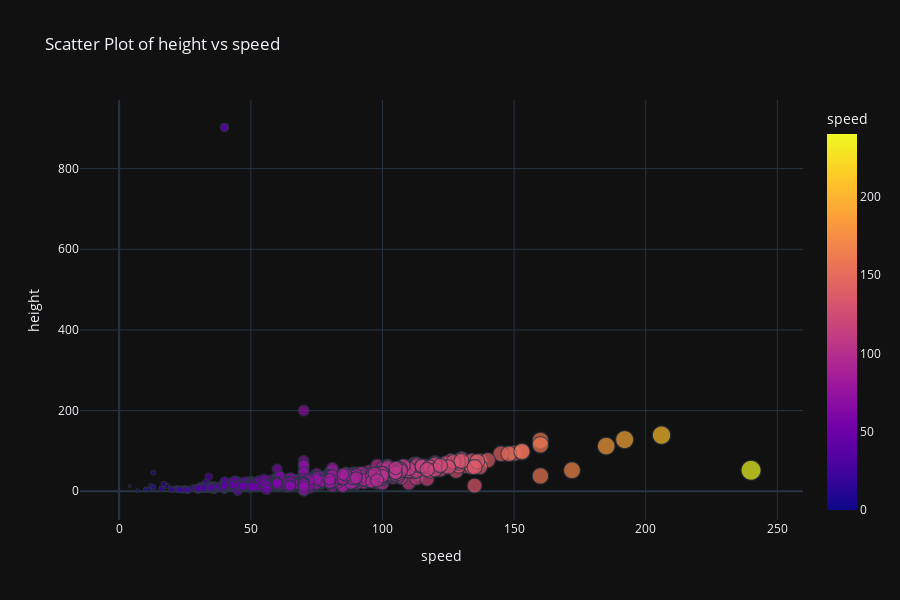
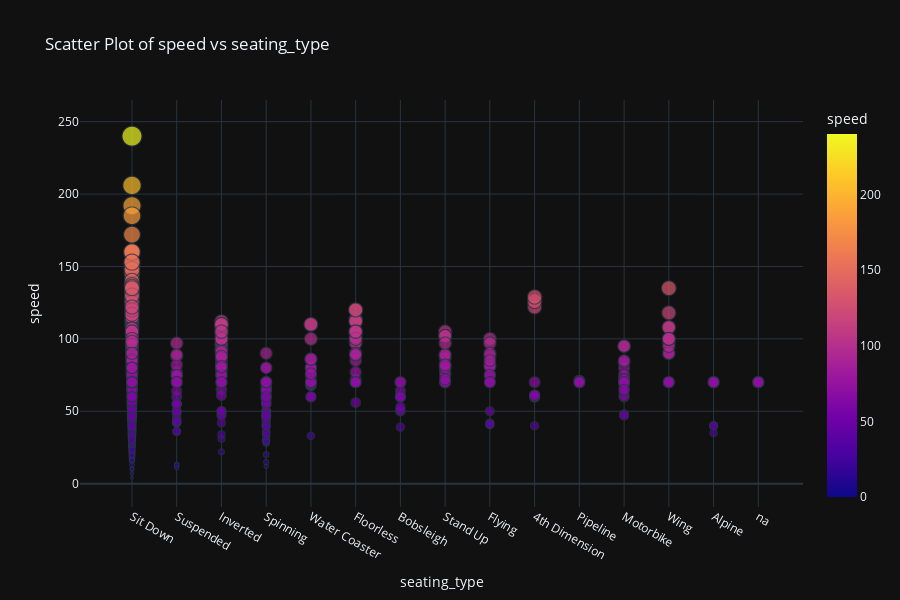

The code cell stored with these charts, in order, in its notebook:
### Markdown cell above
9. `.scatter()` is another useful function in matplotlib that you might not have seen before. `.scatter()` produces a scatter plot, which is similar to `.plot()` in that it plots points on a figure. `.scatter()`, however, does not connect the points with a line. This allows you to analyze the relationship between two variables. Find [`.scatter()`'s documentation here](https://matplotlib.org/stable/api/_as_gen/matplotlib.pyplot.scatter.html).

   Write a function that creates a scatter plot of two numeric columns of the roller coaster DataFrame. Your function should take the roller coaster DataFrame and two-column names as arguments. Make sure to include informative labels that describe your visualization.
   
   Call your function with the roller coaster DataFrame and two-column names.

### Code cell
# 9
# Create a function to plot scatter of any two columns
def scatter(df, column1, column2):
    fig = px.scatter(df,
                     x=column1,
                     y=column2,
                     title=('Scatter Plot of {} vs {}'.format(
                         column2, column1)),
                     width=900,
                     height=600,
                     color="speed",
                     color_discrete_sequence=px.colors.sequential.Plasma_r,
                     size=df['speed'],
                     hover_data=['name'], template='plotly_dark')
    fig.show()


# Create a function to plot scatter of speed vs height

# Create a scatter plot of roller coaster height by speed
scatter(rc_data, 'speed', 'height')

scatter(rc_data, 'seating_type', 'speed')

### Figure 1 — Plotly figure (JSON) as saved in the notebook; plotly's stock layout.template omitted (floating-point values rounded to 4 significant figures; data arrays with more than 128 entries replaced by an {"elided": "..."} marker saying what was removed)
{"data": [{"customdata": {"elided": "2802x1 str values"}, "hovertemplate": "speed=%{marker.color}<br>height=%{y}<br>name=%{customdata[0]}<extra></extra>", "legendgroup": "", "marker": {"color": {"elided": "2802 float values"}, "coloraxis": "coloraxis", "size": {"elided": "2802 float values"}, "sizemode": "area", "sizeref": 0.6, "symbol": "circle"}, "mode": "markers", "name": "", "showlegend": false, "type": "scattergl", "x": {"elided": "2802 float values"}, "xaxis": "x", "y": {"elided": "2802 int values"}, "yaxis": "y"}], "layout": {"coloraxis": {"colorbar": {"title": {"text": "speed"}}, "colorscale": [[0, "#0d0887"], [0.1111, "#46039f"], [0.2222, "#7201a8"], [0.3333, "#9c179e"], [0.4444, "#bd3786"], [0.5556, "#d8576b"], [0.6667, "#ed7953"], [0.7778, "#fb9f3a"], [0.8889, "#fdca26"], [1, "#f0f921"]]}, "height": 600, "legend": {"itemsizing": "constant", "tracegroupgap": 0}, "title": {"text": "Scatter Plot of height vs speed"}, "width": 900, "xaxis": {"anchor": "y", "domain": [0, 1], "title": {"text": "speed"}}, "yaxis": {"anchor": "x", "domain": [0, 1], "title": {"text": "height"}}}}

### Figure 2 — Plotly figure (JSON) as saved in the notebook; plotly's stock layout.template omitted (floating-point values rounded to 4 significant figures; data arrays with more than 128 entries replaced by an {"elided": "..."} marker saying what was removed)
{"data": [{"customdata": {"elided": "2802x1 str values"}, "hovertemplate": "seating_type=%{x}<br>speed=%{marker.color}<br>name=%{customdata[0]}<extra></extra>", "legendgroup": "", "marker": {"color": {"elided": "2802 float values"}, "coloraxis": "coloraxis", "size": {"elided": "2802 float values"}, "sizemode": "area", "sizeref": 0.6, "symbol": "circle"}, "mode": "markers", "name": "", "showlegend": false, "type": "scattergl", "x": {"elided": "2802 str values"}, "xaxis": "x", "y": {"elided": "2802 float values"}, "yaxis": "y"}], "layout": {"coloraxis": {"colorbar": {"title": {"text": "speed"}}, "colorscale": [[0, "#0d0887"], [0.1111, "#46039f"], [0.2222, "#7201a8"], [0.3333, "#9c179e"], [0.4444, "#bd3786"], [0.5556, "#d8576b"], [0.6667, "#ed7953"], [0.7778, "#fb9f3a"], [0.8889, "#fdca26"], [1, "#f0f921"]]}, "height": 600, "legend": {"itemsizing": "constant", "tracegroupgap": 0}, "title": {"text": "Scatter Plot of speed vs seating_type"}, "width": 900, "xaxis": {"anchor": "y", "domain": [0, 1], "title": {"text": "seating_type"}}, "yaxis": {"anchor": "x", "domain": [0, 1], "title": {"text": "speed"}}}}
